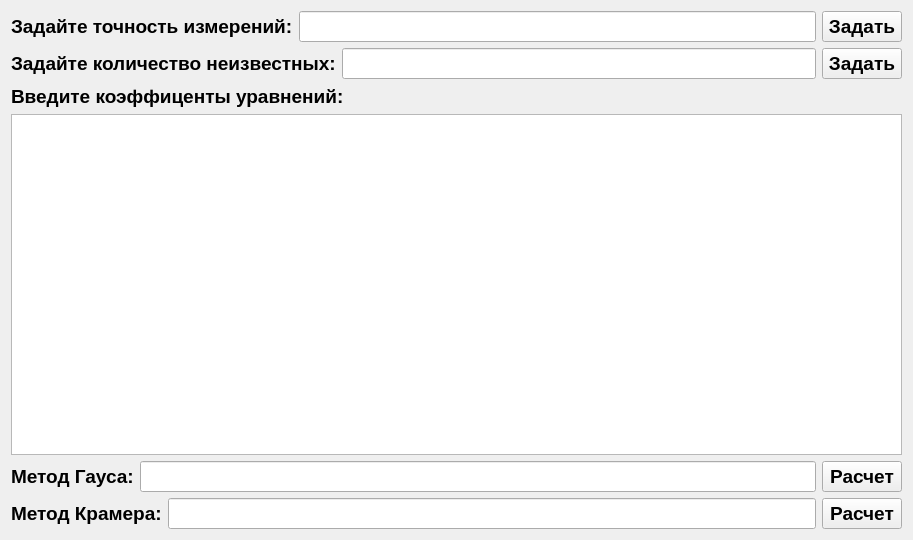
<?xml version="1.0" encoding="UTF-8"?>
<ui version="4.0">
 <class>Form</class>
 <widget class="QWidget" name="Form">
  <property name="geometry">
   <rect>
    <x>0</x>
    <y>0</y>
    <width>913</width>
    <height>540</height>
   </rect>
  </property>
  <property name="sizePolicy">
   <sizepolicy hsizetype="Fixed" vsizetype="Fixed">
    <horstretch>0</horstretch>
    <verstretch>0</verstretch>
   </sizepolicy>
  </property>
  <property name="minimumSize">
   <size>
    <width>762</width>
    <height>398</height>
   </size>
  </property>
  <property name="baseSize">
   <size>
    <width>762</width>
    <height>389</height>
   </size>
  </property>
  <property name="font">
   <font>
    <pointsize>8</pointsize>
    <weight>75</weight>
    <bold>true</bold>
   </font>
  </property>
  <property name="contextMenuPolicy">
   <enum>Qt::DefaultContextMenu</enum>
  </property>
  <property name="windowTitle">
   <string>Решение СЛАУ</string>
  </property>
  <layout class="QVBoxLayout" name="verticalLayout_2">
   <item>
    <layout class="QHBoxLayout" name="horizontalLayout">
     <item>
      <widget class="QLabel" name="label">
       <property name="font">
        <font>
         <pointsize>14</pointsize>
         <weight>75</weight>
         <bold>true</bold>
        </font>
       </property>
       <property name="text">
        <string>Задайте точность измерений:</string>
       </property>
      </widget>
     </item>
     <item>
      <widget class="QLineEdit" name="lineEdit">
       <property name="font">
        <font>
         <pointsize>14</pointsize>
         <weight>75</weight>
         <bold>true</bold>
        </font>
       </property>
      </widget>
     </item>
     <item>
      <widget class="QPushButton" name="pushButton_2">
       <property name="font">
        <font>
         <pointsize>14</pointsize>
         <weight>75</weight>
         <bold>true</bold>
        </font>
       </property>
       <property name="text">
        <string>Задать</string>
       </property>
      </widget>
     </item>
    </layout>
   </item>
   <item>
    <layout class="QHBoxLayout" name="horizontalLayout_4">
     <item>
      <widget class="QLabel" name="label_3">
       <property name="font">
        <font>
         <pointsize>14</pointsize>
         <weight>75</weight>
         <bold>true</bold>
        </font>
       </property>
       <property name="text">
        <string>Задайте количество неизвестных:</string>
       </property>
      </widget>
     </item>
     <item>
      <widget class="QLineEdit" name="lineEdit_4">
       <property name="font">
        <font>
         <pointsize>14</pointsize>
         <weight>75</weight>
         <bold>true</bold>
        </font>
       </property>
      </widget>
     </item>
     <item>
      <widget class="QPushButton" name="pushButton_4">
       <property name="font">
        <font>
         <pointsize>14</pointsize>
         <weight>75</weight>
         <bold>true</bold>
        </font>
       </property>
       <property name="text">
        <string>Задать</string>
       </property>
      </widget>
     </item>
    </layout>
   </item>
   <item>
    <layout class="QVBoxLayout" name="verticalLayout">
     <item>
      <widget class="QLabel" name="label_2">
       <property name="font">
        <font>
         <pointsize>14</pointsize>
         <weight>75</weight>
         <bold>true</bold>
        </font>
       </property>
       <property name="text">
        <string>Введите коэффиценты уравнений:</string>
       </property>
      </widget>
     </item>
     <item>
      <widget class="QTableWidget" name="tableWidget"/>
     </item>
    </layout>
   </item>
   <item>
    <layout class="QHBoxLayout" name="horizontalLayout_2">
     <item>
      <widget class="QLabel" name="label_4">
       <property name="font">
        <font>
         <pointsize>14</pointsize>
         <weight>75</weight>
         <bold>true</bold>
        </font>
       </property>
       <property name="text">
        <string>Метод Гауса:</string>
       </property>
      </widget>
     </item>
     <item>
      <widget class="QLineEdit" name="lineEdit_2">
       <property name="font">
        <font>
         <pointsize>14</pointsize>
         <weight>75</weight>
         <bold>true</bold>
        </font>
       </property>
       <property name="tabletTracking">
        <bool>true</bool>
       </property>
      </widget>
     </item>
     <item>
      <widget class="QPushButton" name="pushButton_3">
       <property name="font">
        <font>
         <pointsize>14</pointsize>
         <weight>75</weight>
         <bold>true</bold>
        </font>
       </property>
       <property name="text">
        <string>Расчет</string>
       </property>
      </widget>
     </item>
    </layout>
   </item>
   <item>
    <layout class="QHBoxLayout" name="horizontalLayout_3">
     <item>
      <widget class="QLabel" name="label_5">
       <property name="font">
        <font>
         <pointsize>14</pointsize>
         <weight>75</weight>
         <bold>true</bold>
        </font>
       </property>
       <property name="text">
        <string>Метод Крамера:</string>
       </property>
      </widget>
     </item>
     <item>
      <widget class="QLineEdit" name="lineEdit_3">
       <property name="font">
        <font>
         <pointsize>14</pointsize>
         <weight>75</weight>
         <bold>true</bold>
        </font>
       </property>
      </widget>
     </item>
     <item>
      <widget class="QPushButton" name="pushButton">
       <property name="font">
        <font>
         <pointsize>14</pointsize>
         <weight>75</weight>
         <bold>true</bold>
        </font>
       </property>
       <property name="contextMenuPolicy">
        <enum>Qt::PreventContextMenu</enum>
       </property>
       <property name="text">
        <string>Расчет</string>
       </property>
      </widget>
     </item>
    </layout>
   </item>
  </layout>
 </widget>
 <resources/>
 <connections/>
</ui>
